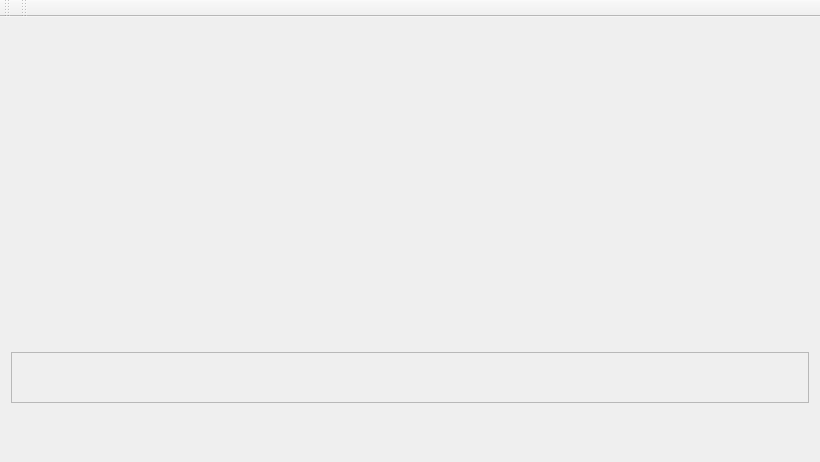
<?xml version="1.0" encoding="UTF-8"?>
<ui version="4.0">
 <class>MySeekBarClass</class>
 <widget class="QMainWindow" name="MySeekBarClass">
  <property name="geometry">
   <rect>
    <x>0</x>
    <y>0</y>
    <width>820</width>
    <height>462</height>
   </rect>
  </property>
  <property name="windowTitle">
   <string>MySeekBar</string>
  </property>
  <widget class="QWidget" name="centralWidget">
   <widget class="MyWidget" name="frame">
    <property name="geometry">
     <rect>
      <x>11</x>
      <y>335</y>
      <width>798</width>
      <height>51</height>
     </rect>
    </property>
    <property name="frameShape">
     <enum>QFrame::StyledPanel</enum>
    </property>
    <property name="frameShadow">
     <enum>QFrame::Raised</enum>
    </property>
   </widget>
  </widget>
  <widget class="QMenuBar" name="menuBar">
   <property name="geometry">
    <rect>
     <x>0</x>
     <y>0</y>
     <width>820</width>
     <height>26</height>
    </rect>
   </property>
  </widget>
  <widget class="QToolBar" name="mainToolBar">
   <attribute name="toolBarArea">
    <enum>TopToolBarArea</enum>
   </attribute>
   <attribute name="toolBarBreak">
    <bool>false</bool>
   </attribute>
  </widget>
  <widget class="QToolBar" name="toolBar">
   <property name="windowTitle">
    <string>toolBar</string>
   </property>
   <attribute name="toolBarArea">
    <enum>TopToolBarArea</enum>
   </attribute>
   <attribute name="toolBarBreak">
    <bool>false</bool>
   </attribute>
  </widget>
 </widget>
 <layoutdefault spacing="6" margin="11"/>
 <customwidgets>
  <customwidget>
   <class>MyWidget</class>
   <extends>QFrame</extends>
   <header>MyWidget.h</header>
   <container>1</container>
  </customwidget>
 </customwidgets>
 <resources>
  <include location="MySeekBar.qrc"/>
 </resources>
 <connections/>
</ui>
